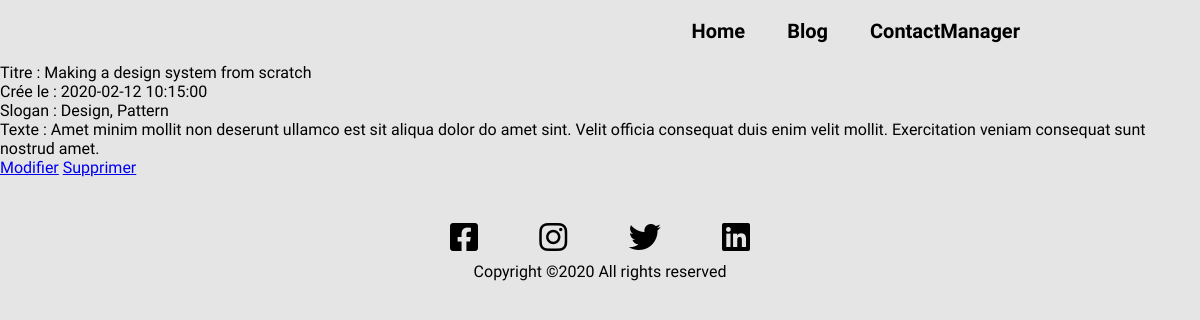
The app's page /readArticle.php?id=37 with its own data.
### tables this page shows
CREATE TABLE `articles` (
  `id` int(8) NOT NULL,
  `title` varchar(50) NOT NULL,
  `created_at` datetime NOT NULL DEFAULT current_timestamp(),
  `slogan` varchar(25) NOT NULL,
  `content` varchar(255) NOT NULL
);

### Classes/Controllers/ArticleController.php (called while the page is built, shortened)
<?php
require_once("Controller.php");
class ArticleController extends Controller
{
    public function show()
    {
        $article_id = null;
        if(!empty($_GET['id']) && ctype_digit($_GET['id'])){
            $article_id = $_GET['id'];
        }
        $article = $this->model->showArticle($article_id);
        return $article;
    }
}

### Classes/Controllers/Controller.php (called while the page is built, shortened)
<?php
abstract class Controller
{
    public function __construct()
    {
        $this->model = new \Models\ArticleModel();
    }
}

### Classes/Database/Database.php (called while the page is built)
<?php
class Database
{
    private $host = "localhost";
    private $user = "root";
    private $password = "";
    private $database = "blog";
    protected function connect()
    {
        $dsn = 'mysql:host=' . $this->host . ';dbname=' . $this->database;
        $pdo = new PDO($dsn, $this->user, $this->password);
        $pdo->setAttribute(PDO::ATTR_DEFAULT_FETCH_MODE, PDO::FETCH_ASSOC);
        return $pdo;
    }
}

### Classes/Models/Model.php (called while the page is built, shortened)
<?php
require_once("Classes/Database/Database.php");
abstract class Model extends Database
{
    protected $table;
    public function showArticle(int $id): mixed
    {
        $sql = "SELECT * FROM {$this->table} WHERE id = ?";
        $stmt = $this->connect()->prepare($sql);
        $stmt->execute([$id]);
        $article = $stmt->fetch();
        return $article;
    }
}

### readArticle.php (the view)
<?php
    require_once("Classes/Controllers/ArticleController.php");
    $queryArticle = new \Controllers\ArticleController;
    $article = $queryArticle->show();
?>
<?php require_once("Components/navbar.php"); ?>
    <p>Titre : <?= $article['title'] ?></p>
    <p>Crée le : <?= $article['created_at'] ?></p>
    <p>Slogan : <?= $article['slogan'] ?></p>
    <p>Texte : <?= $article['content'] ?></p>
    <p>
        <a href="updateArticle.php?id=<?= $article['id'] ?>">Modifier</a>
        <a href="deleteArticle.php?id=<?= $article['id'] ?>">Supprimer</a>
    </p>
<?php require_once("Components/footer.php"); ?>

### scss/styles.css (style rules this page uses)
html { font-family: "Heebo", sans-serif; }
body { background: #E5E5E5; }

### records on screen
articles: title "Making a design system from scratch", created_at "2020-02-12 10:15:00", slogan "Design, Pattern", content "Amet minim mollit non deserunt ullamco est sit aliqua dolor do amet sint. Velit officia consequat duis enim velit mollit. Exercitation veniam consequat sunt nostrud amet."
